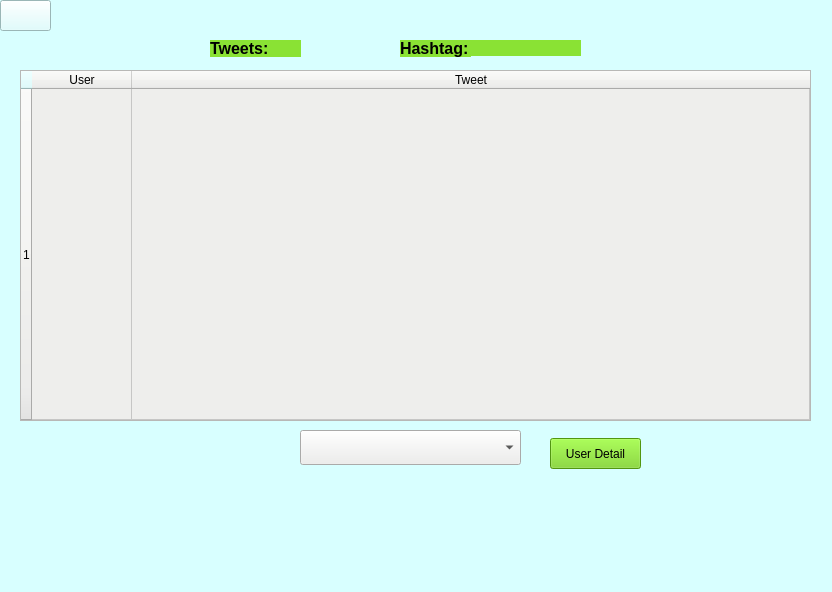
<?xml version="1.0" encoding="UTF-8"?>
<ui version="4.0">
 <class>MainWindow</class>
 <widget class="QMainWindow" name="MainWindow">
  <property name="geometry">
   <rect>
    <x>0</x>
    <y>0</y>
    <width>832</width>
    <height>592</height>
   </rect>
  </property>
  <property name="sizePolicy">
   <sizepolicy hsizetype="Expanding" vsizetype="Expanding">
    <horstretch>0</horstretch>
    <verstretch>0</verstretch>
   </sizepolicy>
  </property>
  <property name="maximumSize">
   <size>
    <width>16777215</width>
    <height>592</height>
   </size>
  </property>
  <property name="windowTitle">
   <string>GolSan2D</string>
  </property>
  <property name="styleSheet">
   <string notr="true">background-color: rgb(216, 255, 255);</string>
  </property>
  <widget class="QWidget" name="centralwidget">
   <widget class="QPushButton" name="back_arrow">
    <property name="geometry">
     <rect>
      <x>0</x>
      <y>0</y>
      <width>51</width>
      <height>31</height>
     </rect>
    </property>
    <property name="styleSheet">
     <string notr="true"/>
    </property>
    <property name="text">
     <string/>
    </property>
    <property name="icon">
     <iconset>
      <normaloff>../image/back_arrow.png</normaloff>../image/back_arrow.png</iconset>
    </property>
    <property name="iconSize">
     <size>
      <width>50</width>
      <height>50</height>
     </size>
    </property>
    <property name="autoDefault">
     <bool>false</bool>
    </property>
    <property name="default">
     <bool>false</bool>
    </property>
    <property name="flat">
     <bool>false</bool>
    </property>
   </widget>
   <widget class="QComboBox" name="username">
    <property name="geometry">
     <rect>
      <x>300</x>
      <y>430</y>
      <width>221</width>
      <height>35</height>
     </rect>
    </property>
    <property name="styleSheet">
     <string notr="true">background-color: rgb(238, 238, 236);</string>
    </property>
    <property name="editable">
     <bool>false</bool>
    </property>
    <property name="currentText">
     <string/>
    </property>
    <property name="currentIndex">
     <number>-1</number>
    </property>
   </widget>
   <widget class="QLabel" name="label">
    <property name="geometry">
     <rect>
      <x>210</x>
      <y>40</y>
      <width>61</width>
      <height>17</height>
     </rect>
    </property>
    <property name="font">
     <font>
      <pointsize>12</pointsize>
      <weight>75</weight>
      <bold>true</bold>
     </font>
    </property>
    <property name="styleSheet">
     <string notr="true">background-color: rgb(138, 226, 52);</string>
    </property>
    <property name="text">
     <string>Tweets: </string>
    </property>
   </widget>
   <widget class="QLabel" name="tweet_count">
    <property name="geometry">
     <rect>
      <x>270</x>
      <y>40</y>
      <width>31</width>
      <height>17</height>
     </rect>
    </property>
    <property name="font">
     <font>
      <pointsize>12</pointsize>
      <weight>75</weight>
      <italic>true</italic>
      <bold>true</bold>
     </font>
    </property>
    <property name="styleSheet">
     <string notr="true">background-color: rgb(138, 226, 52);</string>
    </property>
    <property name="text">
     <string/>
    </property>
   </widget>
   <widget class="QPushButton" name="user_detail">
    <property name="geometry">
     <rect>
      <x>550</x>
      <y>438</y>
      <width>91</width>
      <height>31</height>
     </rect>
    </property>
    <property name="styleSheet">
     <string notr="true">background-color: rgb(115, 210, 22);</string>
    </property>
    <property name="text">
     <string>User Detail</string>
    </property>
   </widget>
   <widget class="QTableWidget" name="result">
    <property name="geometry">
     <rect>
      <x>20</x>
      <y>70</y>
      <width>791</width>
      <height>351</height>
     </rect>
    </property>
    <property name="sizePolicy">
     <sizepolicy hsizetype="Expanding" vsizetype="Expanding">
      <horstretch>0</horstretch>
      <verstretch>0</verstretch>
     </sizepolicy>
    </property>
    <property name="tabletTracking">
     <bool>false</bool>
    </property>
    <property name="autoFillBackground">
     <bool>false</bool>
    </property>
    <property name="styleSheet">
     <string notr="true">background-color: rgb(238, 238, 236);</string>
    </property>
    <property name="sizeAdjustPolicy">
     <enum>QAbstractScrollArea::AdjustToContents</enum>
    </property>
    <property name="autoScroll">
     <bool>true</bool>
    </property>
    <property name="editTriggers">
     <set>QAbstractItemView::AnyKeyPressed|QAbstractItemView::DoubleClicked|QAbstractItemView::EditKeyPressed</set>
    </property>
    <property name="dragEnabled">
     <bool>false</bool>
    </property>
    <property name="alternatingRowColors">
     <bool>false</bool>
    </property>
    <property name="iconSize">
     <size>
      <width>0</width>
      <height>0</height>
     </size>
    </property>
    <property name="gridStyle">
     <enum>Qt::SolidLine</enum>
    </property>
    <property name="wordWrap">
     <bool>true</bool>
    </property>
    <property name="cornerButtonEnabled">
     <bool>true</bool>
    </property>
    <property name="rowCount">
     <number>1</number>
    </property>
    <property name="columnCount">
     <number>2</number>
    </property>
    <attribute name="horizontalHeaderVisible">
     <bool>true</bool>
    </attribute>
    <attribute name="horizontalHeaderCascadingSectionResizes">
     <bool>true</bool>
    </attribute>
    <attribute name="horizontalHeaderMinimumSectionSize">
     <number>57</number>
    </attribute>
    <attribute name="horizontalHeaderDefaultSectionSize">
     <number>100</number>
    </attribute>
    <attribute name="horizontalHeaderHighlightSections">
     <bool>true</bool>
    </attribute>
    <attribute name="horizontalHeaderShowSortIndicator" stdset="0">
     <bool>true</bool>
    </attribute>
    <attribute name="horizontalHeaderStretchLastSection">
     <bool>true</bool>
    </attribute>
    <attribute name="verticalHeaderVisible">
     <bool>true</bool>
    </attribute>
    <attribute name="verticalHeaderCascadingSectionResizes">
     <bool>false</bool>
    </attribute>
    <attribute name="verticalHeaderMinimumSectionSize">
     <number>21</number>
    </attribute>
    <attribute name="verticalHeaderHighlightSections">
     <bool>true</bool>
    </attribute>
    <attribute name="verticalHeaderShowSortIndicator" stdset="0">
     <bool>false</bool>
    </attribute>
    <attribute name="verticalHeaderStretchLastSection">
     <bool>true</bool>
    </attribute>
    <row/>
    <column>
     <property name="text">
      <string>User</string>
     </property>
    </column>
    <column>
     <property name="text">
      <string>Tweet</string>
     </property>
    </column>
    <item row="0" column="0">
     <property name="text">
      <string/>
     </property>
    </item>
    <item row="0" column="1">
     <property name="text">
      <string/>
     </property>
    </item>
   </widget>
   <widget class="QLabel" name="label_2">
    <property name="geometry">
     <rect>
      <x>400</x>
      <y>40</y>
      <width>71</width>
      <height>17</height>
     </rect>
    </property>
    <property name="font">
     <font>
      <pointsize>12</pointsize>
      <weight>75</weight>
      <bold>true</bold>
     </font>
    </property>
    <property name="styleSheet">
     <string notr="true">background-color: rgb(138, 226, 52);</string>
    </property>
    <property name="text">
     <string>Hashtag:</string>
    </property>
   </widget>
   <widget class="QLabel" name="hashtag">
    <property name="geometry">
     <rect>
      <x>470</x>
      <y>40</y>
      <width>111</width>
      <height>16</height>
     </rect>
    </property>
    <property name="font">
     <font>
      <pointsize>12</pointsize>
      <weight>75</weight>
      <italic>true</italic>
      <bold>true</bold>
     </font>
    </property>
    <property name="styleSheet">
     <string notr="true">background-color: rgb(138, 226, 52);</string>
    </property>
    <property name="text">
     <string/>
    </property>
    <property name="scaledContents">
     <bool>false</bool>
    </property>
   </widget>
   <widget class="QLabel" name="main_icon_2">
    <property name="geometry">
     <rect>
      <x>370</x>
      <y>470</y>
      <width>261</width>
      <height>131</height>
     </rect>
    </property>
    <property name="locale">
     <locale language="English" country="UnitedStates"/>
    </property>
    <property name="text">
     <string/>
    </property>
    <property name="pixmap">
     <pixmap>../image/Hust_Logo.png</pixmap>
    </property>
    <property name="scaledContents">
     <bool>true</bool>
    </property>
   </widget>
  </widget>
 </widget>
 <resources/>
 <connections/>
</ui>
